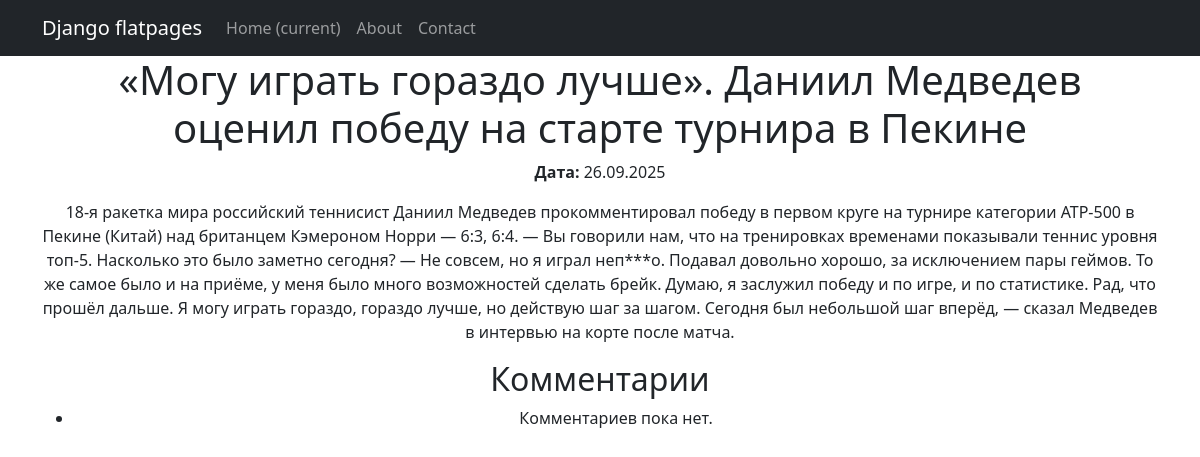
/news/12/, run on the app's committed database.
### news/models.py (models this page shows, shortened)
class Post(models.Model):
    ARTICLE = 'ART'
    NEWS = 'NEW'
    POST_TYPE_CHOICES = [
        (ARTICLE, 'Статья'),
        (NEWS, 'Новость'),
    ]
    author = models.ForeignKey(Author, on_delete=models.CASCADE, related_name='posts')
    post_type = models.CharField(max_length=3, choices=POST_TYPE_CHOICES)
    created_at = models.DateTimeField(auto_now_add=True)
    categories = models.ManyToManyField(Category, through='PostCategory')
    title = models.CharField(max_length=128)
    content = models.TextField()
    rating = models.IntegerField(default=0)

### news/views.py (the view)
# urls.py: path('news/<int:pk>/', news_detail, name='news_detail'),
def news_detail(request, pk):
    news_item = get_object_or_404(Post, pk=pk)
    comments = news_item.comments.all()
    return render(request, 'flatpages/news_detail.html', {'news': news_item, 'comments': comments})

### news/templatetags/censor.py (called while the page is built)
@register.filter
def censor(value):
    for word in BAD_WORDS:
        pattern = re.compile(re.escape(word), re.IGNORECASE)
        value = pattern.sub('*' * len(word), value)
    return value

### templates/flatpages/news_detail.html
{% extends "flatpages/default.html" %}
{% load censor %}
{% block content %}
<h1>{{ news.title|censor }}</h1>
<p><strong>Дата:</strong> {{ news.created_at|date:"d.m.Y" }}</p>
<p>{{ news.content|censor }}</p>
<h2>Комментарии</h2>
<ul>
    {% for comment in comments %}
        <li>
            <strong>{{ comment.user.username }}</strong><br>
            {{ comment.content|censor }}<br>
            <small>{{ comment.created_at|date:"d.m.Y H:i" }}</small>
        </li>
    {% empty %}
        <li>Комментариев пока нет.</li>
    {% endfor %}
</ul>
{% endblock %}

### data on the page
Post: title|censor "«Могу играть гораздо лучше». Даниил Медведев оценил победу на старте турнира в Пекине", created_at "26.09.2025", content|censor "18-я ракетка мира российский теннисист Даниил Медведев прокомментировал победу в первом круге на турнире категории ATP-500 в Пекине (Китай) над британцем Кэмероном Норри — 6:3, 6:4. — Вы говорили нам, что на тренировках временами показывали теннис уровня топ-5. Насколько это было заметно сегодня? — Не совсем, но я играл неп***о. Подавал довольно хорошо, за исключением пары геймов. То же самое было и на приёме, у меня было много возможностей сделать брейк. Думаю, я заслужил победу и по игре, и по статистике. Рад, что прошёл дальше. Я могу играть гораздо, гораздо лучше, но действую шаг за шагом. Сегодня был небольшой шаг вперёд, — сказал Медведев в интервью на корте после матча."
